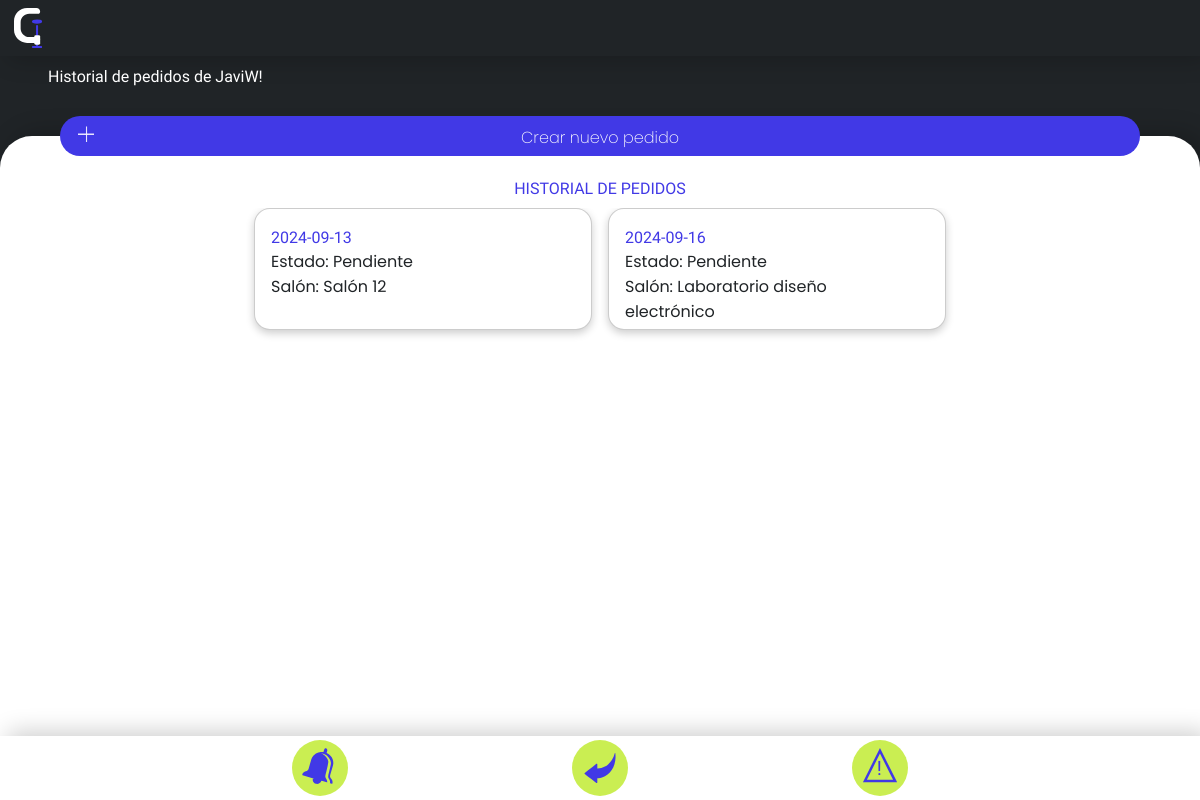
Page /pedidos.php (signed in) on the committed database.
### tables this page shows
CREATE TABLE `pedidos` (
  `id_pedido` int(11) NOT NULL,
  `fecha_pedido` date NOT NULL,
  `fk_usuario` int(11) NOT NULL,
  `id_aula` int(11) NOT NULL,
  `estado` enum('Pendiente','En proceso','Enviado','Entregado','Devuelto','Cancelado') NOT NULL,
  `observaciones` varchar(200) NOT NULL,
  `pedido` longtext NOT NULL CHECK (json_valid(`pedido`)),
  `fk_curso` int(11) NOT NULL
);

CREATE TABLE `aulas` (
  `id_aulas` int(11) NOT NULL,
  `nombre` varchar(50) NOT NULL,
  `piso` varchar(10) NOT NULL
);

### pedidos.php (the view, shortened to what this page needs)
<?php
include "codigophp/conexionbs.php";
?>
<!DOCTYPE html>
<html lang="es">
<head>
    <link rel="stylesheet" href="estiloscss/animaciones.css">
    <link rel="stylesheet" href="estiloscss/styles.css">
    <link rel="stylesheet" href="estiloscss/imagenes.css">
</head>
<body>
    <div id="pagina">
        <div id="header">
           <a href="inicio.php" class="imagen"><?php incrustarSVG("imagenes/SVG/logo"); ?></a>
            <button  class="usuario imagen" id="user"></button>
        </div>
        <div id="subheader">
            <h1>Historial de pedidos de <?php echo htmlspecialchars($_SESSION['username']); ?>!</h1>
            <p></p>
        </div>
        <div id="contenido">
            <form action="pedido.php" method="post">
                <button class="barra" type="submit">
                    <div class="mas"></div>
                        <div>Crear nuevo pedido</div>
                </button>
            </form>
            <div class="contenido2">
                <div class="con3" id="inicio">
                    <h1>HISTORIAL DE PEDIDOS</h1>
                    <div class="scroll-y"  id="scroll" style="height: 100%;">
                        <div class="conscroll-y">
                            <?php
                               $sql = "SELECT pedidos.*, aulas.*, cursos.*, usuarios.*
                                FROM pedidos
                                JOIN aulas ON pedidos.id_aula = aulas.id_aulas
                                JOIN cursos ON pedidos.fk_curso = cursos.id
                                JOIN usuarios ON pedidos.fk_usuario = usuarios.id_usuario
                                WHERE pedidos.fk_usuario = ?";
                    $stmt = $conn->prepare($sql);
                    $stmt->bind_param("s", $_SESSION['id_usuario']);
                    $stmt->execute();
                    $result = $stmt->get_result();
                    if ($result->num_rows > 0) {
                        while($row = $result->fetch_assoc()) {
                            echo '<div class="rectangulo2"><h1>'.$row["fecha_pedido"].'</h1> <p>Estado: '.$row["estado"].'<br>Salón: '.$row["nombre"].'</p> <input type="hidden" name="id" id="id" value="'.$row["id_pedido"].'"><input type="hidden" name="estado" id="estado" value="'.$row["estado"].'"><input type="hidden" name="pedido" id="pedido" value="'.htmlspecialchars($row["pedido"],ENT_QUOTES, 'UTF-8').'"> <button class="imagen opciones tocar"></button></div>';
                        }
                    } else {
                        echo "<h1>NO HAY PEDIDOS AUN</h1>";
                    }
                    ?>
                        </div>
                    </div>
                </div>
            </div>
        </div>
        <div id="footer">
            <a href="inicio.php" class=" imagen centro i">Volver al inicio<?php incrustarSVG("imagenes/SVG/flecha"); ?></a>
            <a href="reportes.php" class=" imagen derecha i">Reportes<?php incrustarSVG("imagenes/SVG/alerta"); ?></a>
        </div>
    </div>
</body>
</html>

### estiloscss/styles.css (style rules this page uses)
a { text-decoration: none; }
h1 { font-family: "Days One", sans-serif; font-size: 2vh; font-weight: 200; color: var(--letra_blanco); }
p { font-family: "Poppins", sans-serif; font-size: 2vh; font-weight: 200; color: var(--letra_blanco); }
button { background-color: transparent; border: none; }
button, a, input[type="submit"] { cursor: pointer; }
#pagina { position: absolute; right:0%; top:0%; height:100%; width: 100%; display:grid; grid-template: "HEA HEA HEA"7vh "SHEA SHEA SHEA"10vh "CON CON CON"auto "FOO FOO FOO"8vh/ auto auto auto; background-color: var(--negro); }
#header { padding-left:1vh; padding-right:1vh; display: grid; grid-template: ". . ." auto "LOGO . USUARIO"5vh ". . ." auto/ 5vh auto 5vh; grid-area: HEA; background-color: var(--negro); box-shadow: 1vh 0.5vh 3vh 0vh var(--sombra); }
#header :nth-child(1) { grid-area:LOGO; }
#header :nth-child(2) { grid-area:USUARIO; }
#subheader { padding-bottom:1vh; overflow: hidden; display: grid; grid-template: ". TITULO ." 1vh ". TEXTO ."1fr/ 5vh auto 5vh; gap: 1vh; grid-area: SHEA; background-color:transparent; }
#subheader h1 { grid-area: TITULO; }
#subheader p { grid-area: TEXTO; }
#contenido { grid-area: CON; background-color: var(--blanco); box-shadow: 1vh -0.5vh 3vh 0vh var(--sombra); border-radius:4vh 4vh 0vh 0vh; display: grid; position:relative; grid-template: ". . ."4vh ". CON2 ."auto/ auto 90% auto; }
.contenido2 { grid-area: CON2; overflow-y: auto; display:grid; grid-template: ". CON3 ."100%/ auto 100% auto; }
.con3 { grid-area: CON3; display: flex ; flex-direction: column; align-items: center; }
.con3 h1 { color:var(--azul); }
#footer { position: fixed; height: 8dvh; width: 100%; z-index: 100; left: 0%; bottom: 0%; background-color: var(--blanco); box-shadow: 1vh -0.5vh 3vh 0vh var(--sombra); display: flex; flex-wrap: wrap; justify-content:center; gap:10%; align-items: center; }
#footer a { font-family: "Days One", sans-serif; font-size: 2vh; font-weight: 200; color: var(--letra_blanco); padding-top: 2vh; padding-left:5vh; text-align: center; background-color:var(--azul); border-radius:25vh; background-position: left; height: 5vh; width: 15vw; }
.scroll-y { position: relative; overflow-x: none; overflow-y: auto; height: 25vh; width: 100%; display: flex; justify-content: center; }
.conscroll-y { padding-bottom: 4dvh; overflow: auto; position: relative; width: 100%; height: max-content; display: flex; justify-content: center; flex-wrap: wrap; gap: 2vh; }
.barra { background-color:var(--azul); position: absolute; border-radius: 5vh; display: grid; grid-template-columns: 5vh auto 5vh; gap:2vh; height: 5vh; width: 60%; left:50%; right:50%; transform: translate(-50%, -50%); }
.barra div:nth-child(1) { padding: 2.2vh; font-family: "Poppins", sans-serif; font-size: 2vh; font-weight: 200; color: var(--letra_blanco); }
.barra div:nth-child(2) { padding: 1vh; font-family: "Poppins", sans-serif; font-size: 2vh; font-weight: 200; color: var(--letra_blanco); }
.rectangulo2 { background-color: var(--blanco); height: 15vh; width: 42vh; border-radius: 2vh; display: grid; grid-template: ". . . . ."1vh ". TITULO . BOTON ."2vh ". TEXTO . BOTON . " auto ". . . . ."1vh/ 2vh auto auto 8vh 2vh; box-shadow: 0 0.4vh 1vh var(--sombra); border: 0.1vh solid var(--sombra); }
.rectangulo2 h1 { grid-area: TITULO; }
.rectangulo2 p { color: var(--letra_negro); grid-area: TEXTO; font-weight: 400; }
.rectangulo2 button { grid-area: BOTON; }
@media (max-width: 1300px) { .barra { width: 90%; } }
@media (max-width: 1300px) { #footer a { font-size: 0vh; background-color: transparent; background-position: center; } }
@media (max-width: 1300px) { #footer { gap: 5%; } }

### estiloscss/imagenes.css (style rules this page uses)
.mas { background-image: URL(imagenes/mas.png); background-size: 2vh; background-repeat:no-repeat; background-position: center; }
.imagen { position: relative; display: flex; align-items: center; justify-content: center; }
.imagen svg { width: auto; height: 100%; }
.i, .d { display: block; align-items: none; justify-content: none; }
.i svg { position: absolute; top: 0%; left: 0%; }
@media (max-width: 1300px) { #footer .i svg { width: 100%; } }

### rows in the picture
pedidos: fecha_pedido "2024-09-13", estado "Pendiente", id_aula.nombre "Salón 12"
pedidos: fecha_pedido "2024-09-16", estado "Pendiente", id_aula.nombre "Laboratorio diseño electrónico"

### other values in the picture
$_SESSION['username'] "JaviW"
$contenidoSVG "!"
